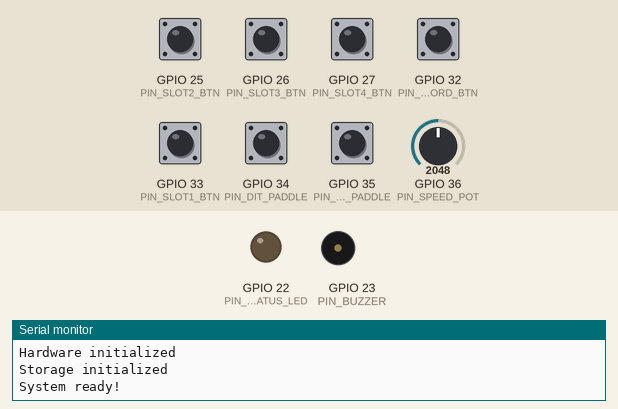
The program below on a simulated ESP32. Shown: output pins drawn as LEDs (lit = HIGH), buzzer (waves = sounding), the last lines printed to the serial monitor. The inputs (shaded band) are chosen by the test bench; at power-on: GPIO 25 (PIN_SLOT2_BTN), GPIO 26 (PIN_SLOT3_BTN), GPIO 27 (PIN_SLOT4_BTN), GPIO 32 (PIN_RECORD_BTN), GPIO 33 (PIN_SLOT1_BTN), GPIO 34 (PIN_DIT_PADDLE), GPIO 35 (PIN_DAH_PADDLE) HIGH, GPIO 36 (PIN_SPEED_POT) = 2048. EEPROM starts erased.

Above: at 1.2 s.
1.3 s: GPIO 25 (PIN_SLOT2_BTN) pulled LOW for 1 s
At 1.45 s:
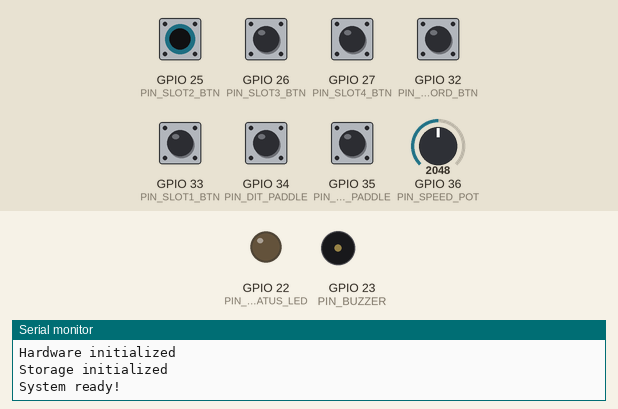
3.8 s: GPIO 34 (PIN_DIT_PADDLE) pulled LOW for 1 s
At 5.4 s:
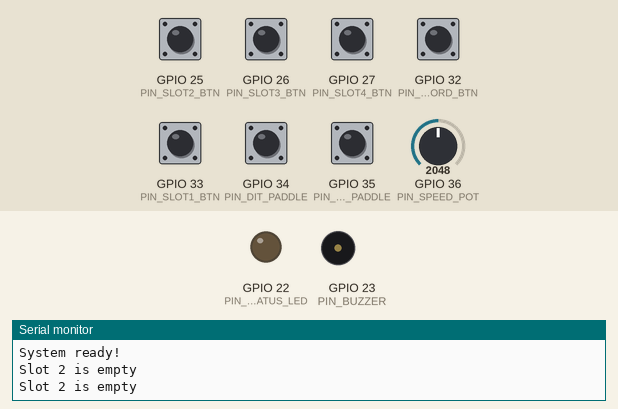
6.8 s: GPIO 35 (PIN_DAH_PADDLE) pulled LOW for 1 s
At 6.88 s:
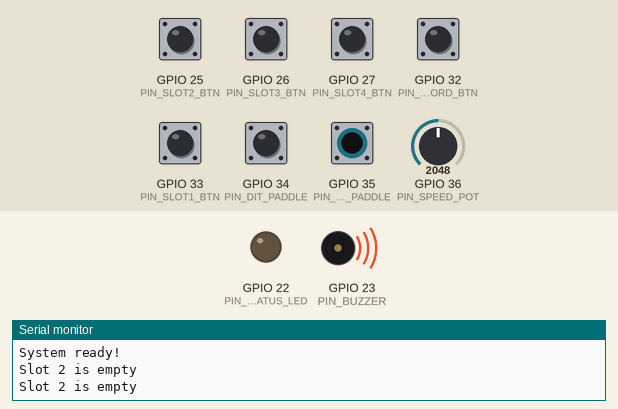
9.8 s: GPIO 32 (PIN_RECORD_BTN) pulled LOW for 0.15 s
At 10.5 s:
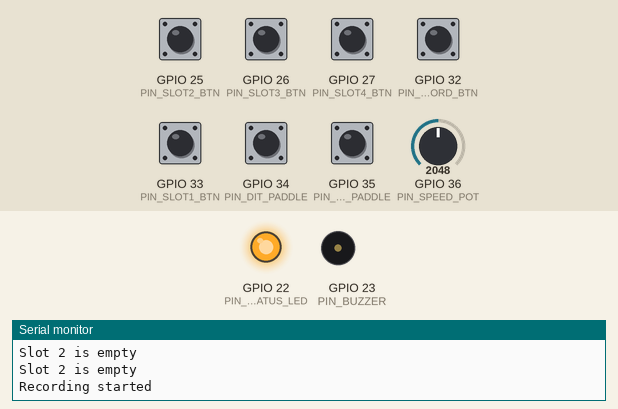
11.4 s: GPIO 34 (PIN_DIT_PADDLE) pulled LOW for 0.15 s
At 12.7 s:
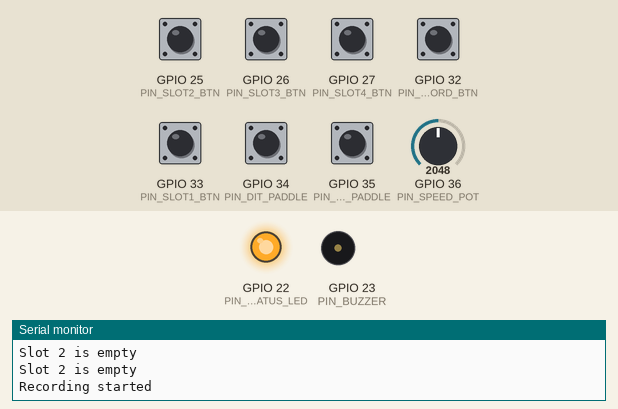
13.0 s: GPIO 32 (PIN_RECORD_BTN) pulled LOW for 1 s
At 14.2 s:
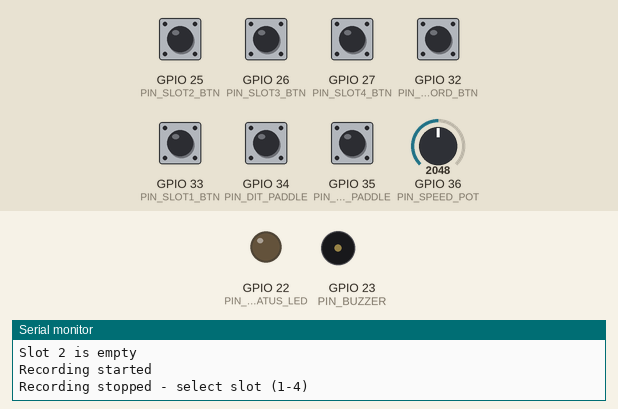
Timing chart, 0 to 16.0 s (numbered marks = the images above; inputs shaded):
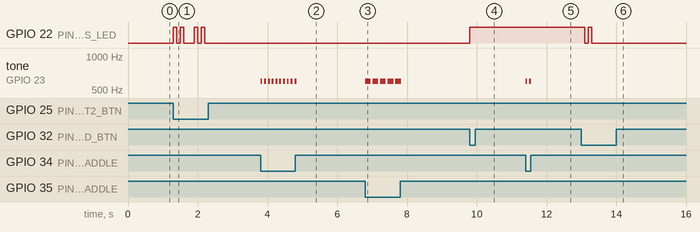

The program:

main.cpp
```cpp
/**
 * Practice Keyer - ESP32 Morse Code Memory Keyer
 *
 * Features:
 * - Iambic paddle keyer with sidetone
 * - Variable speed control (5-40 WPM via potentiometer)
 * - 4 memory slots for recording/playback (100+ characters each)
 * - Playback at current pot speed setting
 * - Persistent NVS storage
 */

#include <Arduino.h>
#include <Preferences.h>
#include "pins.h"

// Morse element types
enum ElementType : uint8_t {
  ELEMENT_DIT = 0,
  ELEMENT_DAH = 1,
  ELEMENT_GAP = 2,
  ELEMENT_WORD_GAP = 3
};

// System states
enum SystemState {
  STATE_IDLE,
  STATE_RECORDING,
  STATE_SAVE_PROMPT,
  STATE_PLAYING
};

// Memory slot structure
struct MessageSlot {
  bool isEmpty;
  uint16_t elementCount;
  uint8_t elements[MAX_ELEMENTS];
};

// Global variables
MessageSlot slots[NUM_SLOTS];
Preferences preferences;
SystemState currentState = STATE_IDLE;
int currentWPM = 20;
unsigned long ditDuration = 60;  // milliseconds
int recordingSlot = -1;
int playbackSlot = -1;
unsigned long lastButtonPress = 0;
unsigned long savePromptStartTime = 0;
int lastUsedSlot = 0;

// Paddle state for iambic keyer
bool ditPressed = false;
bool dahPressed = false;
bool lastWasDit = false;
unsigned long elementStartTime = 0;
bool isSending = false;

// Playback state
unsigned int playbackIndex = 0;
unsigned long playbackElementStart = 0;
bool playbackToneOn = false;

// Function prototypes
void initHardware();
void initStorage();
void updateSpeed();
void handlePaddleInput();
void handleButtons();
void processRecording();
void processPlayback();
void toneOn();
void toneOff();
void ledOn();
void ledOff();
void ledBlink(int times);
void saveSlot(int slotNum);
void loadSlots();
bool isButtonPressed(int pin);

void setup() {
  Serial.begin(115200);
  Serial.println("\n=== Practice Keyer Starting ===");

  initHardware();
  initStorage();
  loadSlots();

  Serial.println("System ready!");
}

void loop() {
  updateSpeed();
  handleButtons();

  switch (currentState) {
    case STATE_IDLE:
      handlePaddleInput();
      break;

    case STATE_RECORDING:
      handlePaddleInput();
      processRecording();
      break;

    case STATE_SAVE_PROMPT:
      // Wait for slot button press or timeout
      if (millis() - savePromptStartTime > 3000) {
        // Timeout - save to last used slot
        saveSlot(lastUsedSlot);
        currentState = STATE_IDLE;
        ledOff();
        Serial.println("Auto-saved to slot " + String(lastUsedSlot + 1));
      }
      break;

    case STATE_PLAYING:
      processPlayback();
      break;
  }
}

void initHardware() {
  // Configure paddle inputs
  pinMode(PIN_DIT_PADDLE, INPUT_PULLUP);
  pinMode(PIN_DAH_PADDLE, INPUT_PULLUP);

  // Configure button inputs
  pinMode(PIN_RECORD_BTN, INPUT_PULLUP);
  pinMode(PIN_SLOT1_BTN, INPUT_PULLUP);
  pinMode(PIN_SLOT2_BTN, INPUT_PULLUP);
  pinMode(PIN_SLOT3_BTN, INPUT_PULLUP);
  pinMode(PIN_SLOT4_BTN, INPUT_PULLUP);

  // Configure LED output
  pinMode(PIN_STATUS_LED, OUTPUT);
  ledOff();

  // Configure PWM for buzzer
  ledcSetup(PWM_CHANNEL, PWM_FREQUENCY, PWM_RESOLUTION);
  ledcAttachPin(PIN_BUZZER, PWM_CHANNEL);
  ledcWrite(PWM_CHANNEL, 0);  // Start silent

  Serial.println("Hardware initialized");
}

void initStorage() {
  preferences.begin("practice-keyer", false);

  // Initialize slots as empty
  for (int i = 0; i < NUM_SLOTS; i++) {
    slots[i].isEmpty = true;
    slots[i].elementCount = 0;
  }

  Serial.println("Storage initialized");
}

void loadSlots() {
  for (int i = 0; i < NUM_SLOTS; i++) {
    String key = "slot_" + String(i);
    size_t len = preferences.getBytesLength(key.c_str());

    if (len > 0) {
      uint8_t buffer[len];
      preferences.getBytes(key.c_str(), buffer, len);

      // First 2 bytes are element count (little-endian)
      uint16_t count = buffer[0] | (buffer[1] << 8);

      if (count > 0 && count <= MAX_ELEMENTS) {
        slots[i].isEmpty = false;
        slots[i].elementCount = count;
        memcpy(slots[i].elements, &buffer[2], count);
        Serial.println("Loaded slot " + String(i + 1) + ": " + String(count) + " elements");
      }
    }
  }
}

void saveSlot(int slotNum) {
  if (slotNum < 0 || slotNum >= NUM_SLOTS) return;

  String key = "slot_" + String(slotNum);
  uint16_t count = slots[slotNum].elementCount;

  // Create buffer: 2 bytes for count + element data
  uint8_t buffer[2 + count];
  buffer[0] = count & 0xFF;
  buffer[1] = (count >> 8) & 0xFF;
  memcpy(&buffer[2], slots[slotNum].elements, count);

  preferences.putBytes(key.c_str(), buffer, 2 + count);
  Serial.println("Saved slot " + String(slotNum + 1) + ": " + String(count) + " elements");
}

void updateSpeed() {
  static unsigned long lastUpdate = 0;
  if (millis() - lastUpdate < 100) return;  // Update every 100ms
  lastUpdate = millis();

  int adcValue = analogRead(PIN_SPEED_POT);
  currentWPM = map(adcValue, 0, 4095, WPM_MIN, WPM_MAX);

  // Calculate dit duration: WPM = PARIS standard (50 dits per word)
  // Formula: dit_ms = 1200 / WPM
  ditDuration = 1200 / currentWPM;
}

bool isButtonPressed(int pin) {
  return digitalRead(pin) == LOW;
}

void handleButtons() {
  unsigned long now = millis();
  if (now - lastButtonPress < DEBOUNCE_MS) return;

  // Record button
  if (isButtonPressed(PIN_RECORD_BTN)) {
    lastButtonPress = now;

    if (currentState == STATE_IDLE) {
      // Start recording
      recordingSlot = 0;  // Temporary slot
      slots[recordingSlot].isEmpty = false;
      slots[recordingSlot].elementCount = 0;
      currentState = STATE_RECORDING;
      ledOn();
      Serial.println("Recording started");
      delay(200);  // Prevent double-trigger

    } else if (currentState == STATE_RECORDING) {
      // Stop recording and prompt for slot
      currentState = STATE_SAVE_PROMPT;
      savePromptStartTime = now;
      ledBlink(2);
      Serial.println("Recording stopped - select slot (1-4)");
      delay(200);
    }
  }

  // Slot buttons
  for (int i = 0; i < NUM_SLOTS; i++) {
    int pin = (i == 0) ? PIN_SLOT1_BTN :
              (i == 1) ? PIN_SLOT2_BTN :
              (i == 2) ? PIN_SLOT3_BTN : PIN_SLOT4_BTN;

    if (isButtonPressed(pin)) {
      lastButtonPress = now;

      if (currentState == STATE_SAVE_PROMPT) {
        // Save recording to selected slot
        saveSlot(i);
        lastUsedSlot = i;
        currentState = STATE_IDLE;
        ledOff();
        Serial.println("Saved to slot " + String(i + 1));
        delay(200);

      } else if (currentState == STATE_IDLE) {
        // Play back slot
        if (!slots[i].isEmpty) {
          playbackSlot = i;
          playbackIndex = 0;
          playbackElementStart = now;
          playbackToneOn = false;
          currentState = STATE_PLAYING;
          Serial.println("Playing slot " + String(i + 1));
        } else {
          // Empty slot - blink LED
          ledBlink(2);
          Serial.println("Slot " + String(i + 1) + " is empty");
        }
        delay(200);

      } else if (currentState == STATE_PLAYING && playbackSlot == i) {
        // Stop playback
        currentState = STATE_IDLE;
        toneOff();
        Serial.println("Playback stopped");
        delay(200);
      }
    }
  }
}

void handlePaddleInput() {
  ditPressed = isButtonPressed(PIN_DIT_PADDLE);
  dahPressed = isButtonPressed(PIN_DAH_PADDLE);

  unsigned long now = millis();

  if (!isSending) {
    // Not currently sending - check for new input
    if (ditPressed || dahPressed) {
      isSending = true;
      elementStartTime = now;
      toneOn();

      if (ditPressed) {
        lastWasDit = true;
        if (currentState == STATE_RECORDING) {
          if (slots[recordingSlot].elementCount < MAX_ELEMENTS) {
            slots[recordingSlot].elements[slots[recordingSlot].elementCount++] = ELEMENT_DIT;
          }
        }
      } else {
        lastWasDit = false;
        if (currentState == STATE_RECORDING) {
          if (slots[recordingSlot].elementCount < MAX_ELEMENTS) {
            slots[recordingSlot].elements[slots[recordingSlot].elementCount++] = ELEMENT_DAH;
          }
        }
      }
    }
  } else {
    // Currently sending - check for timing
    unsigned long elapsed = now - elementStartTime;
    unsigned long targetDuration = lastWasDit ? ditDuration : ditDuration * 3;

    if (elapsed >= targetDuration) {
      // Element complete
      toneOff();
      isSending = false;

      // Add inter-element gap
      if (currentState == STATE_RECORDING) {
        if (slots[recordingSlot].elementCount < MAX_ELEMENTS) {
          slots[recordingSlot].elements[slots[recordingSlot].elementCount++] = ELEMENT_GAP;
        }
      }

      delay(ditDuration);  // Inter-element space
    }
  }
}

void processRecording() {
  // Check for overflow
  if (slots[recordingSlot].elementCount >= MAX_ELEMENTS) {
    Serial.println("Recording buffer full!");
    ledBlink(3);
    currentState = STATE_SAVE_PROMPT;
    savePromptStartTime = millis();
  }
}

void processPlayback() {
  unsigned long now = millis();

  if (playbackIndex >= slots[playbackSlot].elementCount) {
    // Playback complete
    currentState = STATE_IDLE;
    toneOff();
    Serial.println("Playback complete");
    return;
  }

  uint8_t element = slots[playbackSlot].elements[playbackIndex];
  unsigned long elementDuration;

  switch (element) {
    case ELEMENT_DIT:
      elementDuration = ditDuration;
      if (!playbackToneOn) {
        toneOn();
        playbackToneOn = true;
        playbackElementStart = now;
      } else if (now - playbackElementStart >= elementDuration) {
        toneOff();
        playbackToneOn = false;
        playbackIndex++;
        playbackElementStart = now;
      }
      break;

    case ELEMENT_DAH:
      elementDuration = ditDuration * 3;
      if (!playbackToneOn) {
        toneOn();
        playbackToneOn = true;
        playbackElementStart = now;
      } else if (now - playbackElementStart >= elementDuration) {
        toneOff();
        playbackToneOn = false;
        playbackIndex++;
        playbackElementStart = now;
      }
      break;

    case ELEMENT_GAP:
      // Inter-element gap (1 dit duration)
      if (now - playbackElementStart >= ditDuration) {
        playbackIndex++;
        playbackElementStart = now;
      }
      break;

    case ELEMENT_WORD_GAP:
      // Word gap (7 dit durations)
      if (now - playbackElementStart >= ditDuration * 7) {
        playbackIndex++;
        playbackElementStart = now;
      }
      break;
  }
}

void toneOn() {
  ledcWrite(PWM_CHANNEL, 128);  // 50% duty cycle
}

void toneOff() {
  ledcWrite(PWM_CHANNEL, 0);
}

void ledOn() {
  digitalWrite(PIN_STATUS_LED, HIGH);
}

void ledOff() {
  digitalWrite(PIN_STATUS_LED, LOW);
}

void ledBlink(int times) {
  for (int i = 0; i < times; i++) {
    ledOn();
    delay(100);
    ledOff();
    delay(100);
  }
}
```

pins.h
```cpp
/**
 * Practice Keyer - GPIO Pin Definitions
 * ESP32 Morse Code Memory Keyer
 */

#ifndef PINS_H
#define PINS_H

// Paddle Inputs (with pull-ups)
#define PIN_DIT_PADDLE    34  // Dit paddle input
#define PIN_DAH_PADDLE    35  // Dah paddle input

// Speed Control
#define PIN_SPEED_POT     36  // Potentiometer ADC input (GPIO36 = ADC1_CH0)

// Button Inputs (with pull-ups)
#define PIN_RECORD_BTN    32  // Record button
#define PIN_SLOT1_BTN     33  // Slot 1 playback button
#define PIN_SLOT2_BTN     25  // Slot 2 playback button
#define PIN_SLOT3_BTN     26  // Slot 3 playback button
#define PIN_SLOT4_BTN     27  // Slot 4 playback button

// Outputs
#define PIN_BUZZER        23  // PWM buzzer output (600Hz tone)
#define PIN_STATUS_LED    22  // Status LED (recording indicator)

// PWM Configuration
#define PWM_CHANNEL       0   // LEDC channel for buzzer
#define PWM_FREQUENCY     600 // Buzzer frequency in Hz (standard CW sidetone)
#define PWM_RESOLUTION    8   // 8-bit resolution (0-255)

// Timing Constants
#define DEBOUNCE_MS       50  // Button debounce time in milliseconds
#define WPM_MIN           5   // Minimum words per minute
#define WPM_MAX           40  // Maximum words per minute

// Memory Configuration
#define NUM_SLOTS         4   // Number of memory slots
#define MAX_ELEMENTS      500 // Maximum morse elements per slot (~100 characters)

#endif // PINS_H
```

Measured:
- after the input at 1.3 s, GPIO 22 (PIN_STATUS_LED): LOW → HIGH at once, → LOW 0.10 s later, → HIGH 0.10 s later, → LOW 0.10 s later, … (8 changes in this stretch)
- after the input at 3.8 s, tone on GPIO 23 (PIN_BUZZER): alternates 600 Hz for 0.05 s and silent for 0.05 s, 20 changes in all, then stays silent, starting at once
- after the input at 6.8 s, tone on GPIO 23 (PIN_BUZZER): alternates 600 Hz for 0.16 s and silent for 0.05 s, 10 changes in all, then stays silent, starting at once
- after the input at 9.8 s, GPIO 22 (PIN_STATUS_LED): LOW → HIGH at once
- after the input at 11.4 s, tone on GPIO 23 (PIN_BUZZER): alternates 600 Hz for 0.05 s and silent for 0.05 s, 4 changes in all, then stays silent, starting at once
- after the input at 13.0 s, GPIO 22 (PIN_STATUS_LED): HIGH → LOW after 0.10 s, → HIGH 0.10 s later, → LOW 0.10 s later
